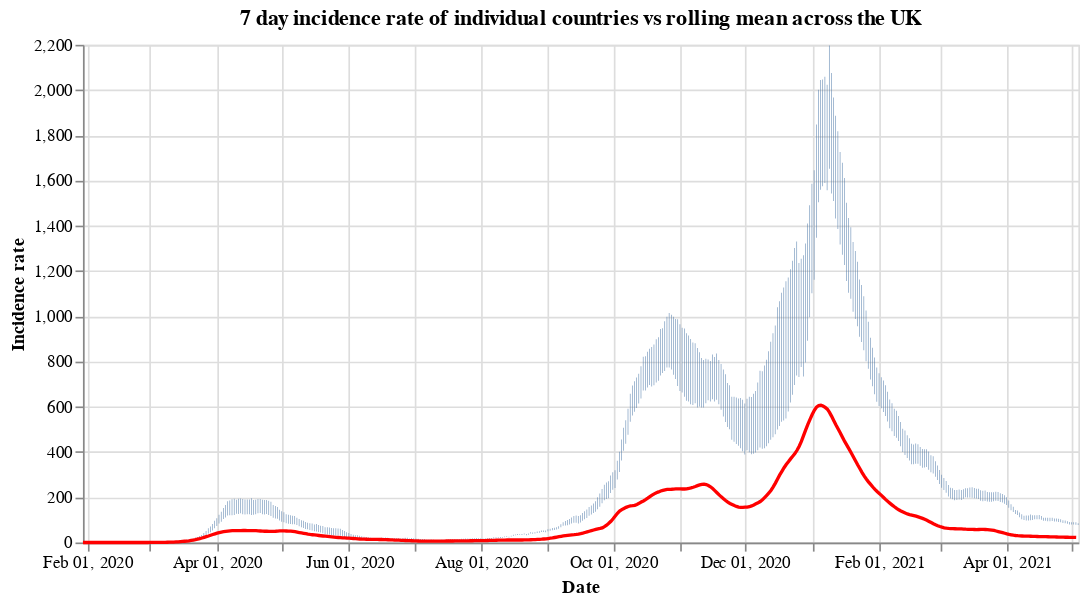

Here is the notebook cell this chart was saved with:
### Code cell
#collapse
countries = uk_cases['areaName'].unique()
countries.sort()

selection = alt.selection_single(
    name='Select',
    fields=['areaName'],
    init={'areaName': 'Wales'},
    bind={'areaName': alt.binding_select(options=countries)}
)

# scatter plot, modify opacity based on selection
bars = alt.Chart(uk_cases).mark_bar().add_selection(
    selection
).encode(
    x=alt.X("yearmonthdate(date):T", axis=alt.Axis(title='Date')),
    y=alt.Y("weeklyCasesRate:Q", axis=alt.Axis(title='Incidence rate')),
    tooltip='weeklyCasesRate:Q',
    opacity=alt.condition(selection, alt.value(1), alt.value(0))
).properties(title=f'7 day incidence rate of individual countries vs rolling mean across the UK', width=600)

line = alt.Chart(overview_cases).mark_line(
    color='red',
    size=2,
).transform_window(
    rolling_mean='mean(weeklyCasesRate)',
    frame=[0, 7]
).encode(
    x='yearmonthdate(date):T',
    y='rolling_mean:Q'
)

alt.layer(bars, line)

### Figure 1 — Vega-Lite specification as saved in the notebook (floating-point values rounded to 4 significant figures; data arrays with more than 128 entries replaced by an {"elided": "..."} marker saying what was removed)
{"config": {"view": {"continuousWidth": 400, "continuousHeight": 300}}, "layer": [{"data": {"name": "data-394e440017e95219e9c306a1d246cb3f"}, "mark": "bar", "encoding": {"opacity": {"condition": {"value": 1, "selection": "Select"}, "value": 0}, "tooltip": {"type": "quantitative", "field": "weeklyCasesRate"}, "x": {"type": "temporal", "axis": {"title": "Date"}, "field": "date", "timeUnit": "yearmonthdate"}, "y": {"type": "quantitative", "axis": {"title": "Incidence rate"}, "field": "weeklyCasesRate"}}, "selection": {"Select": {"type": "single", "fields": ["areaName"], "init": {"areaName": "Wales"}, "bind": {"areaName": {"input": "select", "options": ["England", "Northern Ireland", "Scotland", "Wales"]}}}}, "title": "7 day incidence rate of individual countries vs rolling mean across the UK", "width": 600}, {"data": {"name": "data-7db3d1dedb2a06ec53aa652d9efaea0d"}, "mark": {"type": "line", "color": "red", "size": 2}, "encoding": {"x": {"type": "temporal", "field": "date", "timeUnit": "yearmonthdate"}, "y": {"type": "quantitative", "field": "rolling_mean"}}, "transform": [{"window": [{"op": "mean", "field": "weeklyCasesRate", "as": "rolling_mean"}], "frame": [0, 7]}]}], "$schema": "https://vega.github.io/schema/vega-lite/v4.8.1.json", "datasets": {"data-394e440017e95219e9c306a1d246cb3f": {"elided": "1748 records"}, "data-7db3d1dedb2a06ec53aa652d9efaea0d": {"elided": "460 records"}}}
